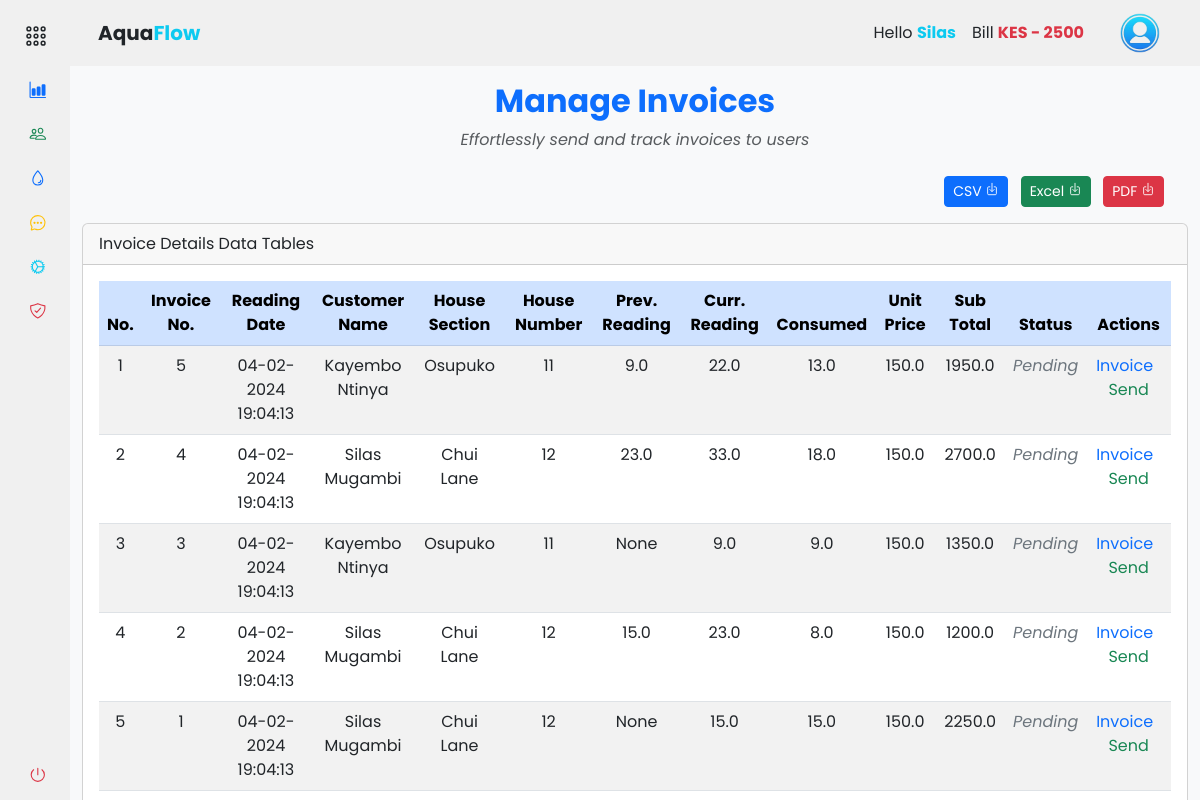
Page /accounts/records/billing (signed in) on the earlier database version.
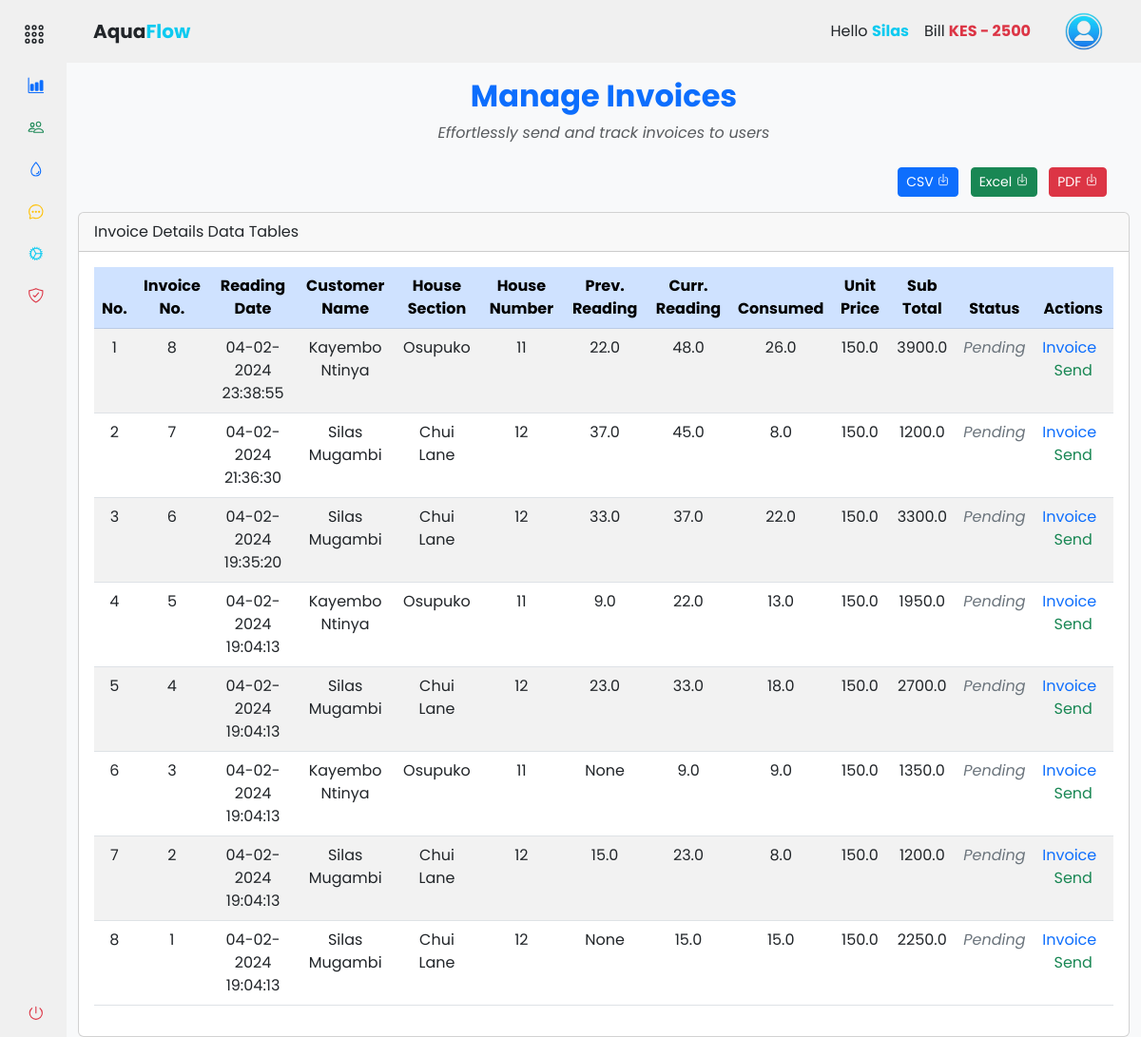
Same page on the later database version.
### app/backend/models/user.py (models this page shows, shortened)
class MeterReading(db.Model):
    id = db.Column(db.Integer, primary_key=True)
    timestamp = db.Column(db.DateTime, default=datetime.now(timezone.utc) + timedelta(hours=3), nullable=False)
    house_section = db.Column(db.String(50))
    house_number = db.Column(db.String(20))
    reading_value = db.Column(db.Float)
    reading_status = db.Column(db.Boolean, default=False)
    user_id = db.Column(db.Integer, db.ForeignKey('user.id'), nullable=False)
    customer_name = db.Column(db.String(50))
    consumed = db.Column(db.Float)
    unit_price = db.Column(db.Float)
    total_price = db.Column(db.Float)

### app/backend/accounts/records/routes.py (the view)
@records_bp.route('/billing')
@login_required
def billing():
    if current_user.is_authenticated:
        billing_data = (
            db.session.query(
                MeterReading.id,
                MeterReading.timestamp,
                User.first_name,
                User.last_name,
                MeterReading.house_section,
                MeterReading.house_number,
                User.is_active,
                MeterReading.customer_name,
                func.lag(MeterReading.reading_value)
                .over(partition_by=(MeterReading.house_section, MeterReading.house_number), order_by=MeterReading.timestamp)
                .label('prev_reading'),
                MeterReading.reading_value.label('curr_reading'),
                MeterReading.consumed,
                MeterReading.unit_price,
                MeterReading.total_price
            )
            .join(User)
            .filter(User.id == current_user.id)
            .order_by(MeterReading.timestamp.desc())
            .all()
        )
        return render_template('accounts/billing.html', hide_footer=True, billing_data=billing_data)
    else:
        return redirect(url_for('auth.login'))

### app/backend/accounts/accounts_context.py (called while the page is built)
def accounts_context():
    people = 'silas'
    bill = int('2500')
    return {'people': people, 'bill': bill}

def inject_now():
    return {'now': datetime.utcnow() + timedelta(hours=3)}

### app/assets/templates/accounts/billing.html
{% extends "base.html" %} {% block content %}
<div class="container-fluid">
  <div class="text-center mt-3">
    <h2 class="mb-2 fw-bold text-primary">Manage Invoices</h2>
    <p class="mb-4 text-muted fst-italic">
      Effortlessly send and track invoices to users
    </p>
  </div>
  <div class="row">
    <div class="col-md-12">
      <div class="mb-3 float-end me-3">
        <a
          href="#"
          class="btn btn-sm me-2 btn-primary"
          download="people_list.csv"
        >
          CSV <ion-icon name="download-outline"></ion-icon>
        </a>
        <a
          href="#"
          class="btn btn-sm me-2 btn-success"
          download="people_list.xlsx"
        >
          Excel <ion-icon name="download-outline"></ion-icon>
        </a>
        <a
          href="#"
          class="btn btn-sm me-2 btn-danger"
          download="people_list.pdf"
        >
          PDF <ion-icon name="download-outline"></ion-icon>
        </a>
      </div>
    </div>
  </div>
  <div class="col-md-12">
    <div class="card">
      <div class="card-header">Invoice Details Data Tables</div>
      <div class="card-body">
        <div class="table-responsive">
          <table
            id="example"
            class="table table-striped data-table text-center"
            style="width: 100%"
          >
            <thead class="table-primary">
              <tr>
                <th scope="col">No.</th>
                <th scope="col">Invoice No.</th>
                <th scope="col">Reading Date</th>
                <th scope="col">Customer Name</th>
                <th scope="col">House Section</th>
                <th scope="col">House Number</th>
                <th scope="col">Prev. Reading</th>
                <th scope="col">Curr. Reading</th>
                <th scope="col">Consumed</th>
                <th scope="col">Unit Price</th>
                <th scope="col">Sub Total</th>
                <th scope="col">Status</th>
                <th scope="col">Actions</th>
              </tr>
            </thead>
            <tbody>
              {% if billing_data %} {% for entry in billing_data |
              sort(attribute='id', reverse=true) %}
              <tr>
                <td>{{ loop.index }}</td>
                <td>{{ entry.id }}</td>
                <td>{{ entry.timestamp.strftime('%d-%m-%Y %H:%M:%S') }}</td>
                <td>{{ entry.customer_name.title() }}</td>
                <td>{{ entry.house_section.title() }}</td>
                <td>{{ entry.house_number }}</td>
                <td>{{ entry.prev_reading }}</td>
                <td>{{ entry.curr_reading }}</td>
                <td>{{ entry.consumed }}</td>
                <td>{{ entry.unit_price }}</td>
                <td>{{ entry.total_price }}</td>
                <td
                  class="fst-italic {% if entry.is_active %}text-secondary{% else %}text-success{% endif %}"
                >
                  {{ "Pending" if entry.is_active else "Cleared" }}
                </td>
                <td>
                  <a class="me-2" href="#"> Invoice </a>
                  <a class="text-success" href="#"> Send </a>
                </td>
              </tr>
              {% endfor %} {% else %}
              <tr>
                <td colspan="12">No billing data available</td>
              </tr>
              {% endif %}
            </tbody>
          </table>
        </div>
      </div>
    </div>
  </div>
</div>
{% endblock %}

Differences in the rows shown:
added MeterReading: id "8", timestamp "04-02-2024 23:38:55", customer_name "Kayembo Ntinya", house_section "Osupuko", house_number "11", prev_reading "22.0", curr_reading "48.0", consumed "26.0", unit_price "150.0", total_price "3900.0", is_active "Pending"
added MeterReading: id "7", timestamp "04-02-2024 21:36:30", customer_name "Silas Mugambi", house_section "Chui Lane", house_number "12", prev_reading "37.0", curr_reading "45.0", consumed "8.0", unit_price "150.0", total_price "1200.0", is_active "Pending"
added MeterReading: id "6", timestamp "04-02-2024 19:35:20", customer_name "Silas Mugambi", house_section "Chui Lane", house_number "12", prev_reading "33.0", curr_reading "37.0", consumed "22.0", unit_price "150.0", total_price "3300.0", is_active "Pending"
